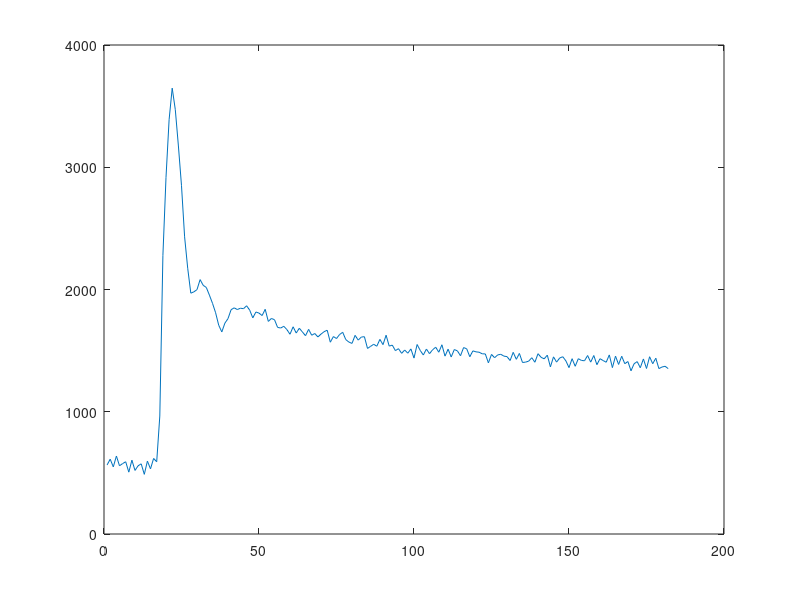

Source code (MATLAB): (Note: this script raises an error after producing the figure.)

close all

AIF = [565,612,549,638,558,576,591,506,604,520,558,574,488,596,533,618,591,965,2279,2917,3389,3647,3471,3174,2849,2431,2174,1970,1981,1999,2081,2034,2017,1954,1887,1810,1708,1653,1725,1762,1835,1850,1836,1847,1843,1867,1831,1768,1816,1807,1787,1838,1739,1763,1753,1690,1685,1699,1672,1634,1695,1644,1683,1653,1622,1674,1626,1640,1612,1635,1655,1667,1569,1615,1599,1632,1650,1590,1570,1559,1625,1586,1611,1614,1518,1535,1552,1536,1592,1549,1626,1537,1545,1500,1516,1478,1505,1479,1514,1439,1550,1502,1464,1513,1475,1507,1528,1487,1548,1455,1512,1448,1509,1498,1458,1525,1515,1450,1498,1490,1487,1474,1473,1400,1469,1442,1465,1470,1455,1451,1419,1486,1429,1477,1403,1406,1414,1442,1405,1475,1445,1433,1463,1367,1449,1406,1440,1450,1416,1361,1434,1372,1434,1420,1417,1460,1406,1460,1385,1434,1419,1405,1465,1361,1455,1387,1454,1393,1411,1335,1393,1410,1360,1432,1354,1450,1393,1438,1353,1366,1372,1353]; % An AIF signal from our dataset (could be replaced with any vascular input function)
figure, 
grid on 
plot(AIF)

bas = 10; % Baseline numbers
D = AIF ./ mean(AIF(1:bas)); % Calculate signal ratio curve

% Required parameters
FA = 14; % Flip angle (degree)
TR = 0.0027; % Repitition time (s)
weight = 75; % Patient weight (kg) Note: For standard dosage(0.1 mmol/kg), please set the patient weight equal to 75.
Hct = 0.45; % Hematocrit level 
r1 = 4.5; % Relaxivity of the used contrast agent (1/mM*s)
tem_res = 2; % Temporal resolution (s)
tt = 0:tem_res:tem_res*(numel(AIF)-1);

% Estimate percieved number of pulse
FittingParameters = EstimateNofPulses(D, FA, TR, Hct, r1, tt, weight); 
nPulse = FittingParameters.n;

% Correct AIF with estimated number of pulse
AIF_C = EstimateC(D, nPulse, Hct, FA, TR, r1); 